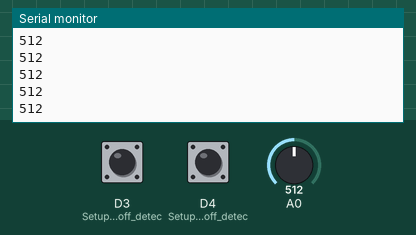
The sketch below on a simulated ESP8266 (NodeMCU). Parts: the last lines printed to the serial monitor. Inputs (shaded band) come from the test bench; at power-on: D3 (Setup_for_leads_off_detec) LOW, A0 = 512, D4 (Setup_for_leads_off_detec) LOW.

Above: at 1.2 s.
1.3 s: D3 (Setup_for_leads_off_detec) pulled HIGH for 0.15 s
2.9 s: A0 set to 716
At 3.6 s:
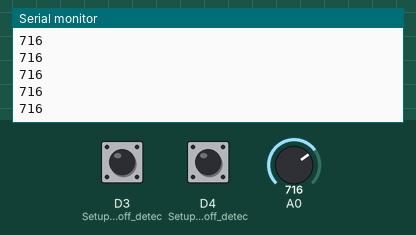
4.4 s: D4 (Setup_for_leads_off_detec) pulled HIGH for 0.15 s
6.0 s: A0 set to 900
At 6.6 s:
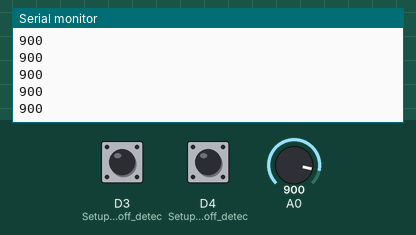
Timing chart, 0 to 8.5 s (numbered marks = the images above; inputs shaded):
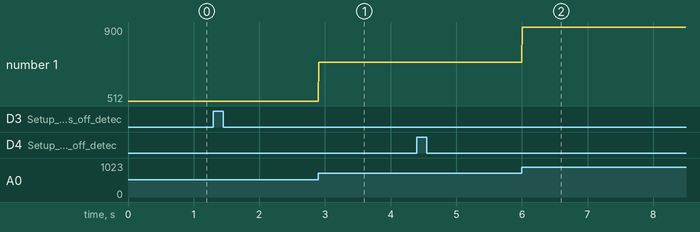

The sketch:

ECG.ino
```cpp
// Electrocardiogram (ECG/EKG)
void setup() {
 // initialize the serial communication:
 Serial.begin(9600);
 pinMode(D3, INPUT); // Setup for leads off detection LO +
 pinMode(D4, INPUT); // Setup for leads off detection LO -

}

void loop() {

 if((digitalRead(D3) == 1)||(digitalRead(D4) == 1)){
   Serial.println('!');
 }
 else{
   // send the value of analog input A0:
     Serial.println(analogRead(A0));
 }
 //Wait for a bit to keep serial data from saturating
 delay(1);
}
```

Measured:
- after the input at 2.9 s, the serial monitor: prints a new line at once (image 1)
- after the input at 6.0 s, the serial monitor: prints a new line at once (image 2)
- plotted number 1: 512 → 716 after the input at 2.9 s, 716 → 900 after the input at 6.0 s
